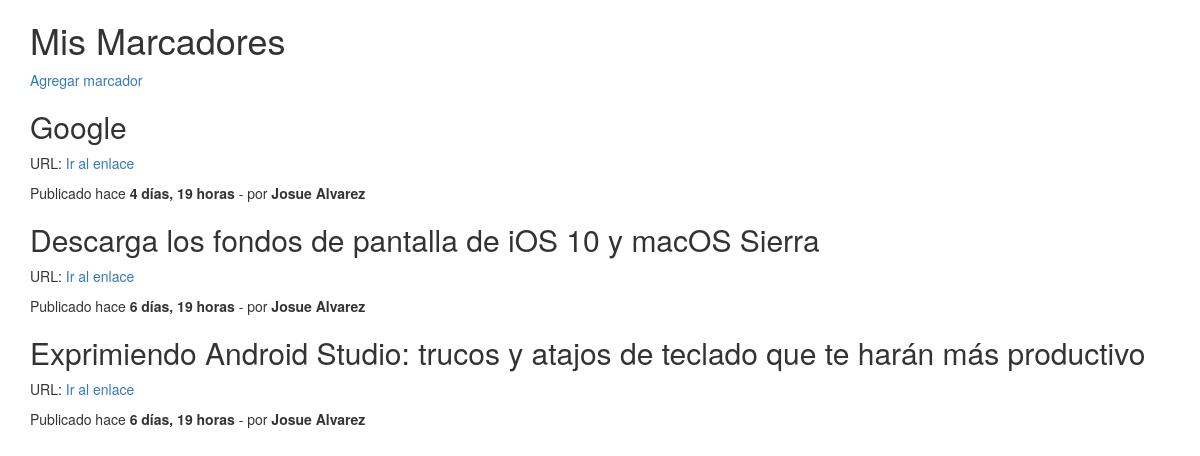
The page / on the database its author committed.
### marcadores/models.py (models this page shows, shortened)
class Marcador(models.Model):
	descripcion = models.CharField(max_length=100)
	url = models.URLField()
	fecha = models.DateTimeField(auto_now_add=True)
	user = models.ForeignKey(User, null=True, blank=True)

### marcadores/views.py (the view)
# urls.py: url(r'^$', index, name='index'),
def index(request):
	marcadores = Marcador.objects.all().order_by("-fecha")
	return render(request, "index.html", {"marcadores": marcadores})

### marcadores/templates/index.html (shortened to what this page needs)
{% extends "base.html" %}
{% block contenido %}
    <h1>Mis Marcadores</h1>
	<p><a href="/agregar-marcador/">Agregar marcador</a></p>
    {% for marcador in marcadores %}
    	<div>
    		<h2>{{ marcador.descripcion }}</h2>
    		<p>
    			URL: <a href="{{ marcador.url }}" target="_blank">Ir al enlace</a>
    		</p>
    		<span title="{{ marcador.fecha }}">
                Publicado hace <strong>{{ marcador.fecha|timesince }}</strong> - por <strong>{{ marcador.user.get_full_name }}</strong>
            </span>
    	</div>
    {% endfor %}
{% endblock %}

### marcadores/templates/base.html (shortened to what this page needs)
<!DOCTYPE html>
<html lang="en">
<head>
	{% load staticfiles %}
	<link rel="stylesheet" href="{% static 'bootstrap/css/bootstrap.css' %}">
</head>
<body>
	<div class="container">
		{% block contenido %}{% endblock %}
	</div>
</body>
</html>

### rows shown on the page
Marcador: descripcion "Google", fecha "4 días, 19 horas", user.get_full_name "Josue Alvarez"
Marcador: descripcion "Descarga los fondos de pantalla de iOS 10 y macOS Sierra", fecha "6 días, 19 horas", user.get_full_name "Josue Alvarez"
Marcador: descripcion "Exprimiendo Android Studio: trucos y atajos de teclado que te harán más productivo", fecha "6 días, 19 horas", user.get_full_name "Josue Alvarez"
